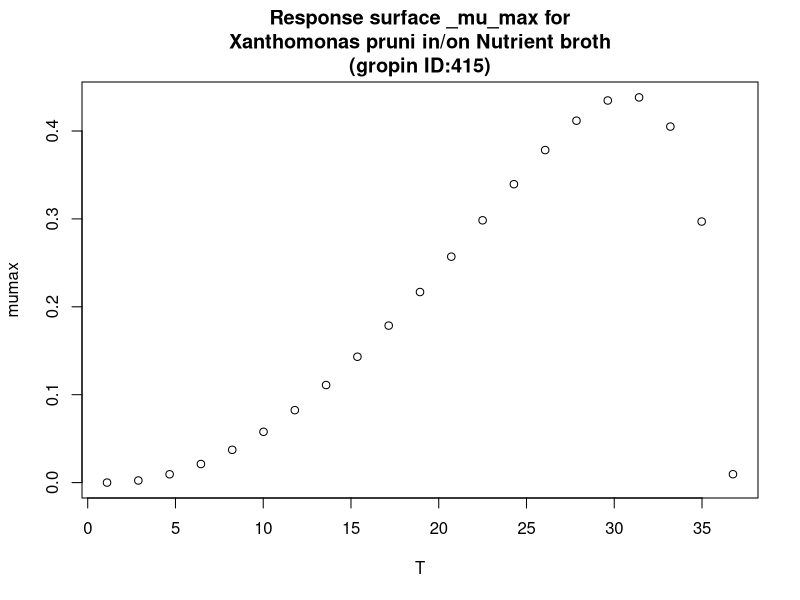

Generate this figure with R:
#############################
# start of Parameter script
#############################
T <- seq(1.1011,36.7632367632368,length.out=21)
#############################
# end of Parameter script
#############################
############################# 
# start of Model script Gropin ID 415 
#############################
 
# constant coefficients for this model
 
variables <- data.frame(T)
argumentsPar <- unique.data.frame(expand.grid(variables))
 
# heart of the model
response_surface <- function(T) {
   mumax <-(4.4*(10^-1)*(T-36.8)*((T-1.1)^2))/((30.8-1.1)*((30.8-1.1)*(T-30.8)-(30.8-36.8)*(30.8+1.1-2*T)))

	return(mumax=mumax)
} 

# output parameters
responseSurface <- cbind(argumentsPar,response_surface(argumentsPar['T']))
colnames(responseSurface) <- c(colnames(argumentsPar),'mumax')
#############################
# End of Model script
#############################
############################# 
# start of Visualisation script Gropin ID 415 
#############################
titleText <-'Response surface _mu_max for
Xanthomonas pruni in/on Nutrient broth
(gropin ID:415)'
plot(T,responseSurface$'mumax',xlab='T',
                          ylab='mumax',main=titleText)
#############################
# End of Visualisation script
#############################
